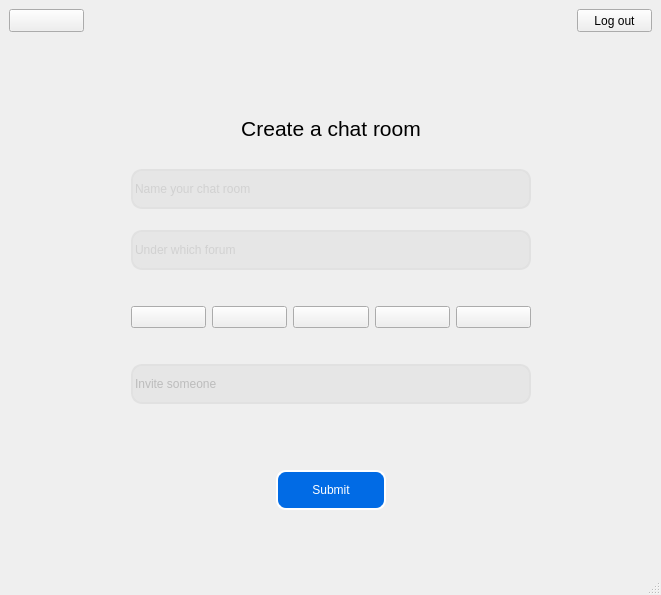
<?xml version="1.0" encoding="UTF-8"?>
<ui version="4.0">
 <class>NewChatWindow</class>
 <widget class="QMainWindow" name="NewChatWindow">
  <property name="geometry">
   <rect>
    <x>0</x>
    <y>0</y>
    <width>661</width>
    <height>595</height>
   </rect>
  </property>
  <property name="windowTitle">
   <string>MainWindow</string>
  </property>
  <widget class="QWidget" name="centralwidget">
   <layout class="QVBoxLayout" name="verticalLayout">
    <item>
     <layout class="QHBoxLayout" name="horizontalLayout_2">
      <item>
       <widget class="QPushButton" name="button_return">
        <property name="minimumSize">
         <size>
          <width>75</width>
          <height>23</height>
         </size>
        </property>
        <property name="maximumSize">
         <size>
          <width>75</width>
          <height>40</height>
         </size>
        </property>
        <property name="text">
         <string/>
        </property>
       </widget>
      </item>
      <item>
       <spacer name="horizontalSpacer">
        <property name="orientation">
         <enum>Qt::Horizontal</enum>
        </property>
        <property name="sizeType">
         <enum>QSizePolicy::MinimumExpanding</enum>
        </property>
        <property name="sizeHint" stdset="0">
         <size>
          <width>120</width>
          <height>20</height>
         </size>
        </property>
       </spacer>
      </item>
      <item>
       <widget class="QPushButton" name="button_logout">
        <property name="minimumSize">
         <size>
          <width>75</width>
          <height>0</height>
         </size>
        </property>
        <property name="maximumSize">
         <size>
          <width>75</width>
          <height>40</height>
         </size>
        </property>
        <property name="text">
         <string>Log out</string>
        </property>
       </widget>
      </item>
     </layout>
    </item>
    <item>
     <layout class="QGridLayout" name="gridLayout">
      <item row="2" column="1">
       <widget class="QLineEdit" name="edit_name">
        <property name="minimumSize">
         <size>
          <width>400</width>
          <height>40</height>
         </size>
        </property>
        <property name="maximumSize">
         <size>
          <width>400</width>
          <height>40</height>
         </size>
        </property>
        <property name="styleSheet">
         <string notr="true">background-color:rgb(230, 230, 230);
color:rgb(188, 188, 188);
font: 75 8pt &quot;SansSerif&quot;;
border-style:solid;
border-width:2px;
border-radius:11px;
border-color:rgb(225, 225, 225);</string>
        </property>
        <property name="text">
         <string/>
        </property>
        <property name="alignment">
         <set>Qt::AlignLeading|Qt::AlignLeft|Qt::AlignVCenter</set>
        </property>
        <property name="placeholderText">
         <string>Name your chat room</string>
        </property>
       </widget>
      </item>
      <item row="10" column="1">
       <spacer name="verticalSpacer_7">
        <property name="orientation">
         <enum>Qt::Vertical</enum>
        </property>
        <property name="sizeType">
         <enum>QSizePolicy::Fixed</enum>
        </property>
        <property name="sizeHint" stdset="0">
         <size>
          <width>20</width>
          <height>10</height>
         </size>
        </property>
       </spacer>
      </item>
      <item row="1" column="1">
       <widget class="QLabel" name="label_chatcreation">
        <property name="minimumSize">
         <size>
          <width>160</width>
          <height>70</height>
         </size>
        </property>
        <property name="font">
         <font>
          <family>SansSerif</family>
          <pointsize>16</pointsize>
          <weight>9</weight>
          <italic>false</italic>
          <bold>false</bold>
         </font>
        </property>
        <property name="styleSheet">
         <string notr="true">font: 75 16pt &quot;SansSerif&quot;;</string>
        </property>
        <property name="text">
         <string>Create a chat room</string>
        </property>
        <property name="alignment">
         <set>Qt::AlignCenter</set>
        </property>
       </widget>
      </item>
      <item row="6" column="1">
       <layout class="QHBoxLayout" name="horizontalLayout">
        <item>
         <widget class="QPushButton" name="button_icon1">
          <property name="text">
           <string/>
          </property>
         </widget>
        </item>
        <item>
         <widget class="QPushButton" name="button_icon2">
          <property name="text">
           <string/>
          </property>
         </widget>
        </item>
        <item>
         <widget class="QPushButton" name="button_icon3">
          <property name="text">
           <string/>
          </property>
         </widget>
        </item>
        <item>
         <widget class="QPushButton" name="button_icon4">
          <property name="text">
           <string/>
          </property>
         </widget>
        </item>
        <item>
         <widget class="QPushButton" name="button_icon5">
          <property name="text">
           <string/>
          </property>
         </widget>
        </item>
       </layout>
      </item>
      <item row="2" column="0">
       <spacer name="horizontalSpacer_2">
        <property name="orientation">
         <enum>Qt::Horizontal</enum>
        </property>
        <property name="sizeType">
         <enum>QSizePolicy::MinimumExpanding</enum>
        </property>
        <property name="sizeHint" stdset="0">
         <size>
          <width>40</width>
          <height>20</height>
         </size>
        </property>
       </spacer>
      </item>
      <item row="5" column="1">
       <spacer name="verticalSpacer_3">
        <property name="orientation">
         <enum>Qt::Vertical</enum>
        </property>
        <property name="sizeType">
         <enum>QSizePolicy::Fixed</enum>
        </property>
        <property name="sizeHint" stdset="0">
         <size>
          <width>20</width>
          <height>30</height>
         </size>
        </property>
       </spacer>
      </item>
      <item row="14" column="1">
       <spacer name="verticalSpacer_2">
        <property name="orientation">
         <enum>Qt::Vertical</enum>
        </property>
        <property name="sizeType">
         <enum>QSizePolicy::MinimumExpanding</enum>
        </property>
        <property name="sizeHint" stdset="0">
         <size>
          <width>20</width>
          <height>20</height>
         </size>
        </property>
       </spacer>
      </item>
      <item row="0" column="1">
       <spacer name="verticalSpacer">
        <property name="orientation">
         <enum>Qt::Vertical</enum>
        </property>
        <property name="sizeType">
         <enum>QSizePolicy::MinimumExpanding</enum>
        </property>
        <property name="sizeHint" stdset="0">
         <size>
          <width>40</width>
          <height>20</height>
         </size>
        </property>
       </spacer>
      </item>
      <item row="9" column="1">
       <widget class="QLineEdit" name="edit_invite">
        <property name="minimumSize">
         <size>
          <width>200</width>
          <height>40</height>
         </size>
        </property>
        <property name="maximumSize">
         <size>
          <width>400</width>
          <height>40</height>
         </size>
        </property>
        <property name="styleSheet">
         <string notr="true">background-color:rgb(230, 230, 230);
color:rgb(188, 188, 188);
font: 75 8pt &quot;SansSerif&quot;;
border-style:solid;
border-width:2px;
border-radius:11px;
border-color:rgb(225, 225, 225);</string>
        </property>
        <property name="text">
         <string>Invite someone</string>
        </property>
        <property name="alignment">
         <set>Qt::AlignLeading|Qt::AlignLeft|Qt::AlignVCenter</set>
        </property>
        <property name="placeholderText">
         <string>Who's in?</string>
        </property>
       </widget>
      </item>
      <item row="4" column="1">
       <widget class="QLineEdit" name="edit_forum">
        <property name="minimumSize">
         <size>
          <width>200</width>
          <height>40</height>
         </size>
        </property>
        <property name="maximumSize">
         <size>
          <width>400</width>
          <height>40</height>
         </size>
        </property>
        <property name="styleSheet">
         <string notr="true">background-color:rgb(230, 230, 230);
color:rgb(188, 188, 188);
font: 75 8pt &quot;SansSerif&quot;;
border-style:solid;
border-width:2px;
border-radius:11px;
border-color:rgb(225, 225, 225);</string>
        </property>
        <property name="text">
         <string/>
        </property>
        <property name="alignment">
         <set>Qt::AlignLeading|Qt::AlignLeft|Qt::AlignVCenter</set>
        </property>
        <property name="placeholderText">
         <string>Under which forum</string>
        </property>
       </widget>
      </item>
      <item row="3" column="1">
       <spacer name="verticalSpacer_4">
        <property name="orientation">
         <enum>Qt::Vertical</enum>
        </property>
        <property name="sizeType">
         <enum>QSizePolicy::Fixed</enum>
        </property>
        <property name="sizeHint" stdset="0">
         <size>
          <width>20</width>
          <height>15</height>
         </size>
        </property>
       </spacer>
      </item>
      <item row="11" column="1">
       <widget class="QLabel" name="label_error">
        <property name="maximumSize">
         <size>
          <width>16777215</width>
          <height>23</height>
         </size>
        </property>
        <property name="text">
         <string/>
        </property>
       </widget>
      </item>
      <item row="2" column="2">
       <spacer name="horizontalSpacer_3">
        <property name="orientation">
         <enum>Qt::Horizontal</enum>
        </property>
        <property name="sizeType">
         <enum>QSizePolicy::MinimumExpanding</enum>
        </property>
        <property name="sizeHint" stdset="0">
         <size>
          <width>40</width>
          <height>20</height>
         </size>
        </property>
       </spacer>
      </item>
      <item row="13" column="1">
       <layout class="QHBoxLayout" name="horizontalLayout_3">
        <item>
         <spacer name="horizontalSpacer_5">
          <property name="orientation">
           <enum>Qt::Horizontal</enum>
          </property>
          <property name="sizeHint" stdset="0">
           <size>
            <width>40</width>
            <height>20</height>
           </size>
          </property>
         </spacer>
        </item>
        <item>
         <widget class="QPushButton" name="button_submit">
          <property name="minimumSize">
           <size>
            <width>110</width>
            <height>40</height>
           </size>
          </property>
          <property name="maximumSize">
           <size>
            <width>110</width>
            <height>40</height>
           </size>
          </property>
          <property name="styleSheet">
           <string notr="true">background-color:rgb(1, 107, 229);
color:white;
font: 75 10pt &quot;SansSerif&quot;;
border-style:outset;
border-width:2px;
border-radius:10px;
border-color:white;</string>
          </property>
          <property name="text">
           <string>Submit</string>
          </property>
         </widget>
        </item>
        <item>
         <spacer name="horizontalSpacer_6">
          <property name="orientation">
           <enum>Qt::Horizontal</enum>
          </property>
          <property name="sizeHint" stdset="0">
           <size>
            <width>40</width>
            <height>20</height>
           </size>
          </property>
         </spacer>
        </item>
       </layout>
      </item>
      <item row="12" column="1">
       <spacer name="verticalSpacer_6">
        <property name="orientation">
         <enum>Qt::Vertical</enum>
        </property>
        <property name="sizeType">
         <enum>QSizePolicy::Fixed</enum>
        </property>
        <property name="sizeHint" stdset="0">
         <size>
          <width>20</width>
          <height>30</height>
         </size>
        </property>
       </spacer>
      </item>
      <item row="7" column="1">
       <spacer name="verticalSpacer_5">
        <property name="orientation">
         <enum>Qt::Vertical</enum>
        </property>
        <property name="sizeType">
         <enum>QSizePolicy::Fixed</enum>
        </property>
        <property name="sizeHint" stdset="0">
         <size>
          <width>20</width>
          <height>30</height>
         </size>
        </property>
       </spacer>
      </item>
     </layout>
    </item>
   </layout>
  </widget>
  <widget class="QMenuBar" name="menubar">
   <property name="geometry">
    <rect>
     <x>0</x>
     <y>0</y>
     <width>661</width>
     <height>21</height>
    </rect>
   </property>
  </widget>
  <widget class="QStatusBar" name="statusbar"/>
 </widget>
 <resources/>
 <connections/>
</ui>
